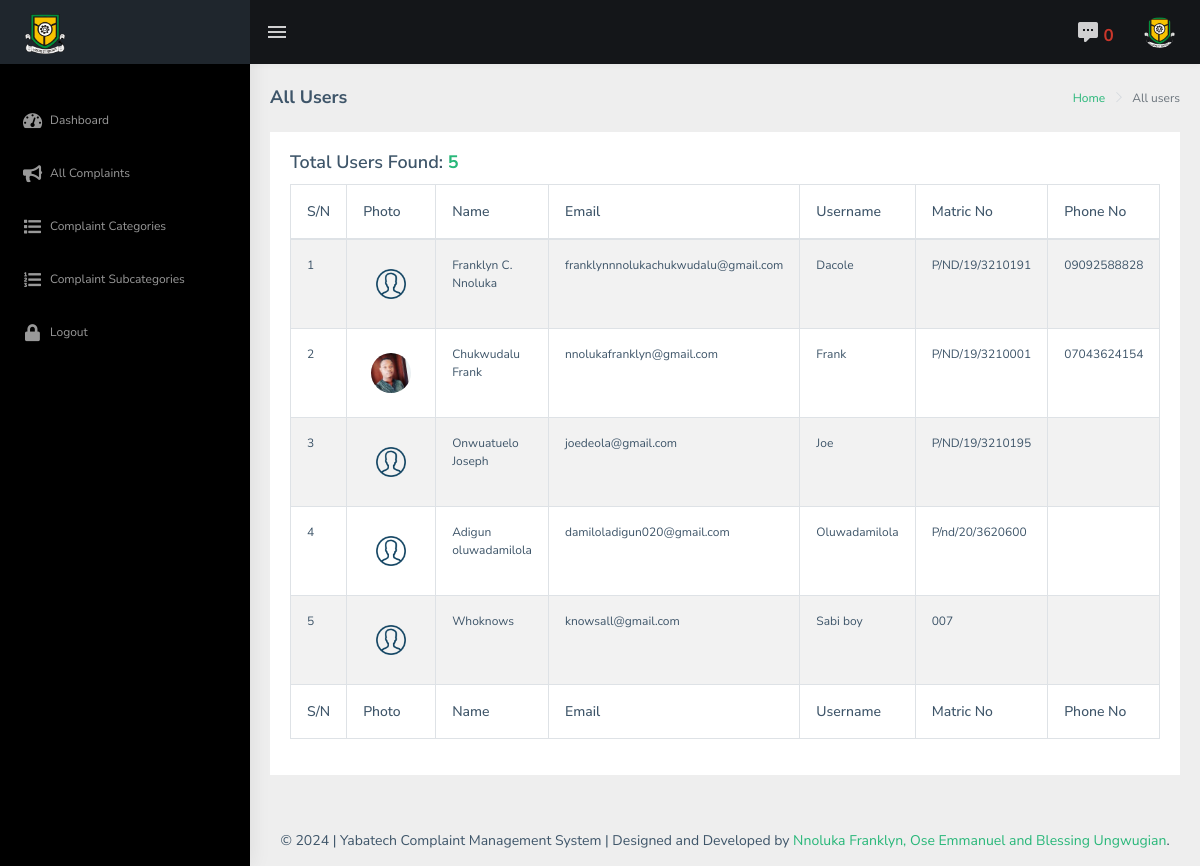
Screenshot of /admin/all-users.php (signed in) with the database file from the repository.
### tables this page shows
CREATE TABLE `user` (
  `studentID` int(11) NOT NULL,
  `matric_no` varchar(200) NOT NULL,
  `name` text NOT NULL,
  `username` varchar(200) NOT NULL,
  `email` varchar(200) NOT NULL,
  `phone_no` varchar(11) NOT NULL,
  `password` varchar(260) NOT NULL,
  `photo` varchar(200) NOT NULL,
  `account_status` varchar(40) NOT NULL DEFAULT 'active'
);

### admin/classes/Functions.php (called while the page is built, shortened)
<?php
$dot_env = Dotenv::createImmutable(dirname(__DIR__));
class Functions extends Database{
    public function base_url(){
        return 'http://localhost:8080/project/';
    }
}

### admin/classes/Database.php (called while the page is built, shortened)
<?php
$dot_env = Dotenv::createImmutable(dirname(__DIR__));
class Database
{
    private $dbh;
    private $stmt;
    public function __construct()
    {
        $this->host = $_ENV["DB_HOST"];
        $this->database = $_ENV["DB_NAME"];
        $this->user = $_ENV['DB_USER'];
        $this->password = $_ENV['DB_PASS'];
        $dsn = "mysql:host=".$this->host.";dbname=".$this->database;
        $options = array(
            PDO::ATTR_PERSISTENT => true,
            PDO::ATTR_ERRMODE => PDO::ERRMODE_EXCEPTION
        );
        try{
            $this->dbh = new PDO($dsn, $this->user, $this->password, $options);
        }catch (PDOException $err){
            $this->error = $err->getMessage();
        }
    }
    public function query($query){
        $this->stmt = $this->dbh->prepare($query);
    }
    public function bind($param, $value, $type = null){
        if(is_null($type)){
            switch (true){
                default:
                    $type = PDO::PARAM_STR;
            }
        }
        $this->stmt->bindValue($param, $value, $type);
    }
    public function execute(){
        return $this->stmt->execute();
    }
    public function fetchMultiple(){
        $this->execute();
        return $this->stmt->fetchAll(PDO::FETCH_OBJ);
    }
    public function fetchColumn(){
        $this->execute();
        return $this->stmt->fetchColumn();
    }
    public function rowCount(){
        $this->execute();
        return $this->stmt->rowCount();
    }
}

### admin/all-users.php (the view, shortened to what this page needs)
<?php
if(isset($_SESSION['admin'])){
?>
<!DOCTYPE html>
<html dir="ltr" lang="en">
<head>
    <?php include "inc/header.php"; ?>
    <div id="main-wrapper">
        <?php include 'inc/top-bar.php'?>
        <?php include 'inc/side-bar.php'?>
        <div class="page-wrapper">
            <div class="page-breadcrumb">
                <div class="row">
                    <div class="col-12 d-flex no-block align-items-center">
                        <h4 class="page-title">All Users</h4>
                        <div class="ml-auto text-right">
                            <nav aria-label="breadcrumb">
                                <ol class="breadcrumb">
                                    <li class="breadcrumb-item"><a href="<?php echo $base_url; ?>admin">Home</a></li>
                                    <li class="breadcrumb-item active" aria-current="page">All users</li>
                                </ol>
                            </nav>
                        </div>
                    </div>
                </div>
            </div>
            <div class="container-fluid">
                <div class="row">
                    <div class="col-12">
                        <div class="card">
                            <div class="card-body">
                                <?php
                                 $sql = "SELECT COUNT(studentID) FROM user";
                                 $conn->query($sql);
                                 $total_users = $conn->fetchColumn();
                                ?>
                                <h5 class="card-title">Total Users Found: <span style="color:  #28b779; font-weight: bold;"><?php echo $total_users;  ?></span></h5>
                                <div class="table-responsive">
                                    <table id="zero_config" class="table table-striped table-bordered">
                                        <thead style="font-weight: bold; font-size: 16px;">
                                            <tr>
                                                <th>S/N</th>
                                                <th>Photo</th>
                                                <th>Name</th>
                                                <th>Email</th>
                                                <th>Username</th>
                                                <th>Matric No</th>
                                                <th>Phone No</th>
                                            </tr>
                                        </thead>
                                        <tbody>
                                        <?php
                                         $sql = "SELECT * FROM user";
                                         $conn->query($sql);
                                         $row_count = $conn->rowCount();
                                         $result = $conn->fetchMultiple();
                                        ?>
                                        <?php
                                        if($row_count > 0){
                                            $counter = 1;
                                            foreach ($result as $user){
                                                $photo = $user->photo;
                                                $name = $user->name;
                                                $username = $user->username;
                                                $matric_no = $user->matric_no;
                                                $phone_no = $user->phone_no;
                                                $email = $user->email;
                                                ?>
                                                <tr>
                                                        <td><?= $counter++; ?></td>
                                                        <td>
                                                            <?php
                                                            if(!empty($photo)){
                                                                ?>   <div class="p-2"><img src="<?= $conn->base_url();?>assets/images/<?= $photo;?>" alt="profile image" style="width: 40px; height: 40px; border-radius: 50%;"></div> <?php
                                                            }else{
                                                                ?>   <div class="p-2"><img src="<?= $conn->base_url();?>assets/images/default-photo.png" alt="profile image" style="width: 40px; height: 40px; border-radius: 50%;"></div> <?php
                                                            }
                                                            ?>
                                                        </td>
                                                        <td><?= $name; ?></td>
                                                        <td><?= $email; ?></td>
                                                        <td><?= $username; ?></td>
                                                        <td><?= $matric_no; ?></td>
                                                        <td><?= $phone_no; ?></td>
                                                </tr>
                                                <?php
                                            }
                                        }else{
                                            ?>
                                            <tr>
                                                <td colspan="8" class="text-center">No registered users found.</td>
                                            </tr>
                                            <?php
                                        }
                                        ?>
                                        </tbody>
                                        <tfoot>
                                            <tr>
                                                <th>S/N</th>
                                                <th>Photo</th>
                                                <th>Name</th>
                                                <th>Email</th>
                                                <th>Username</th>
                                                <th>Matric No</th>
                                                <th>Phone No</th>
                                            </tr>
                                        </tfoot>
                                    </table>
                                </div>
                            </div>
                        </div>
                    </div>
                </div>
            </div>
            <?php include 'inc/scripts.php'; ?>
</body>
</html>
    <?php
}?>

### admin/inc/top-bar.php (shortened to what this page needs)
<header class="topbar" data-navbarbg="skin5">
    <nav class="navbar top-navbar navbar-expand-md navbar-dark">
        <div class="navbar-header" data-logobg="skin5">
            <a class="navbar-brand" href="index.php">
                <b class="logo-icon p-l-10">
                </b>
                <span class="logo-text">
                             <img src="<?php echo $base_url; ?>assets/images/site-logo.png" alt="homepage" class="light-logo" width="40" height="40"/>
                        </span>
            </a>
        </div>
        <div class="navbar-collapse collapse" id="navbarSupportedContent" data-navbarbg="skin5">
            <ul class="navbar-nav float-left mr-auto">
                <li class="nav-item d-none d-md-block"><a class="nav-link sidebartoggler waves-effect waves-light" href="javascript:void(0)" data-sidebartype="mini-sidebar"><i class="mdi mdi-menu font-24"></i></a></li>
            </ul>
            <ul class="navbar-nav float-right">
                <li class="nav-item dropdown">
                    <?php
                    $sql = "SELECT * FROM admin_messages JOIN user u on admin_messages.user = u.username
                                 WHERE is_read =:no ORDER BY id DESC LIMIT 3";
                    $conn->query($sql);
                    $conn->bind(":no", "no");
                    $rowCount = $conn->rowCount();
                    ?>
                    <a class="nav-link dropdown-toggle waves-effect waves-dark" href="" id="2" data-toggle="dropdown" aria-haspopup="true" aria-expanded="false"> <i class="font-24 mdi mdi-comment-processing"></i>
                        <span style="color: #cb372b; font-weight: bolder; font-size: 17px;"><?php echo $rowCount; ?></span>
                    </a>
                </li>
                <li class="nav-item dropdown">
                    <?php
                    $sql = "SELECT photo FROM admin WHERE username =:username";
                    $conn->query($sql);
                    $conn->bind(":username", $_SESSION['admin']);
                    $image = $conn->fetchColumn();
                    $image_link = $conn->base_url()."assets/images/$image";
                    ?>
                    <a class="nav-link dropdown-toggle text-muted waves-effect waves-dark pro-pic" href="" data-toggle="dropdown" aria-haspopup="true" aria-expanded="false">
                       <?php
                        if(empty($image)){
                            ?>
                            <img src="<?php echo $base_url; ?>assets/images/users/1.jpg" alt="user" class="rounded-circle" width="31">
                            <?php
                        }else{
                            ?>
                            <img src="<?= $image_link; ?>" alt="user" class="rounded-circle" width="31">
                            <?php
                        }
                       ?>
                    </a>
                </li>
            </ul>
        </div>
    </nav>
</header>

### admin/inc/header.php (style rules this page uses)
table th { font-size: 14px; }
table td { font-size: 12px; }
#main-wrapper div { font-size: 14px; }
#main-wrapper[data-sidebartype=full] .page-wrapper { margin-left: 250px !important; }

### rows the page displays
user: name "Franklyn C. Nnoluka", email "franklynnnolukachukwudalu@gmail.com", username "Dacole", matric_no "P/ND/19/3210191", phone_no "09092588828"
user: photo (picture), name "Chukwudalu Frank", email "nnolukafranklyn@gmail.com", username "Frank", matric_no "P/ND/19/3210001", phone_no "07043624154"
user: name "Onwuatuelo Joseph", email "joedeola@gmail.com", username "Joe", matric_no "P/ND/19/3210195"
user: name "Adigun oluwadamilola", email "damiloladigun020@gmail.com", username "Oluwadamilola", matric_no "P/nd/20/3620600"
user: name "Whoknows", email "knowsall@gmail.com", username "Sabi boy", matric_no "007"

### other values shown
$rowCount "0"
$total_users "5"
